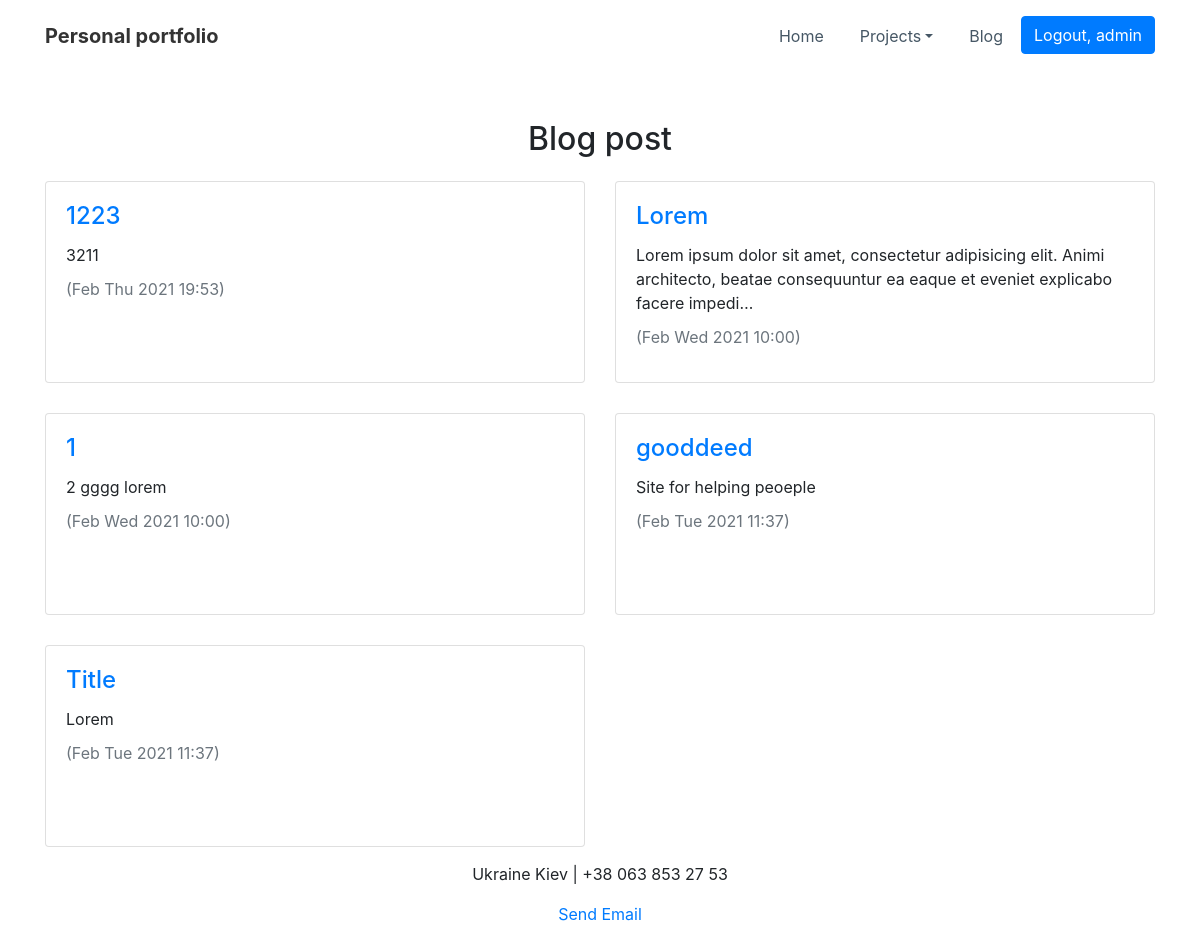
Page /blog/ (signed in) on the committed database.
### blog/models.py (models this page shows, shortened)
class Blog(models.Model):
    title = models.CharField(max_length=100)
    description = models.TextField()
    date = models.DateTimeField(default=datetime.now)

### blog/views.py (the view)
# urls.py: path('', bv.all_blogs, name='all_blogs'),
def all_blogs(request):
    blogs = Blog.objects.order_by('-date')  # [:10]
    return render(request, 'blog/all_blogs.html', {'blogs': blogs})

### blog/templates/blog/all_blogs.html
{% extends 'my_portfolio/index.html' %}
{% load static %}
{% block content %}
<br>
<div class="container">
    <h2 class="text-center">Blog post</h2>
    <div class="row">
        {% for blog in blogs %}
        <div class="col-md-6">
            <div class="card" style=" margin: 15px 0px 15px 0px;">
                <div class="card-body" style="height: 200px;">
                    <a href="{% url 'blog:detail' blog.id %}"><h4 class="card-title">{{ blog.title }}</h4></a>
                    <p class="card-text">{{ blog.description|striptags|truncatechars:140}}</p>
                    <p class="text-muted card-subtitle mb-2">({{ blog.date|date:'M D Y  H:i' }})</p>
                </div>
            </div>
        </div>
        {% endfor %}
    </div>
</div>
{% endblock %}

### my_portfolio/templates/my_portfolio/index.html (shortened to what this page needs)
{% load static %}
<!DOCTYPE html>
<html>
<head>
    <link rel="stylesheet" href="https://cdnjs.cloudflare.com/ajax/libs/twitter-bootstrap/4.3.1/css/bootstrap.min.css">
    <link rel="stylesheet" href="https://cdnjs.cloudflare.com/ajax/libs/font-awesome/4.7.0/css/font-awesome.min.css">
    <link rel="stylesheet" href="{% static 'my_portfolio/styles.min.css' %}">
</head>
<body>
    <nav class="navbar navbar-light navbar-expand-md navigation-clean">
        <div class="container">
            <a class="navbar-brand">Personal portfolio</a>
            <div class="collapse navbar-collapse"
                id="navcol-1">
                <ul class="nav navbar-nav ml-auto">
                    <li class="nav-item" role="presentation"><a class="nav-link" href="{% url 'home' %}">Home</a></li>
                    <li class="nav-item dropdown show">
                        <a class="dropdown-toggle nav-link" data-toggle="dropdown" aria-expanded="true" href="#">Projects</a>
                    </li>
                    <li class="nav-item" role="presentation"><a class="nav-link" href="{% url 'blog:all_blogs' %}">Blog</a></li>
                    <li class="nav-item" role="presentation">
                        {% if request.user.is_authenticated %}
                            <form action="{% url 'logout' %}">
                                <button type="submit" class="btn btn-primary">Logout, {{ request.user }}</button>
                            </form>
                        {% else %}
                            <form action="{% url 'login' %}">
                                <button type="submit" class="btn btn-primary">Log-in</button>
                            </form>
                        {% endif %}
                    </li>
                </ul>
            </div>
        </div>
    </nav>
    <br>
    {% block content %}{% endblock %}
    <footer class="text-center">
        <p class="text-center contact">Ukraine Kiev | +38 063 853 27 53 </p>
        <a href = "mailto: kimvlolodymyr1@gmail.com">Send Email</a>
    </footer>
</body>
</html>

### rows in the picture
Blog: title "1223", description "3211", date "Feb Thu 2021 19:53"
Blog: title "Lorem", description "Lorem ipsum dolor sit amet, consectetur adipisicing elit. Animi architecto, beatae consequuntur ea eaque et eveniet explicabo facere impedi…", date "Feb Wed 2021 10:00"
Blog: title "1", description "2 gggg lorem", date "Feb Wed 2021 10:00"
Blog: title "gooddeed", description "Site for helping peoeple", date "Feb Tue 2021 11:37"
Blog: title "Title", description "Lorem", date "Feb Tue 2021 11:37"

### other values in the picture
{{ request.user }} "admin"
